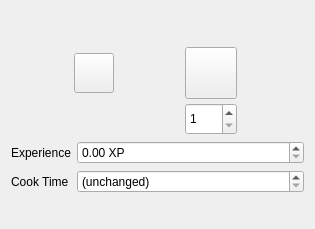
<?xml version="1.0" encoding="UTF-8"?>
<ui version="4.0">
 <class>SmeltingWidget</class>
 <widget class="QWidget" name="SmeltingWidget">
  <property name="geometry">
   <rect>
    <x>0</x>
    <y>0</y>
    <width>315</width>
    <height>229</height>
   </rect>
  </property>
  <property name="windowTitle">
   <string>Smelting</string>
  </property>
  <layout class="QVBoxLayout" name="verticalLayout_2">
   <item>
    <layout class="QHBoxLayout" name="horizontalLayout_2">
     <item>
      <widget class="ItemButton" name="input_item">
       <property name="minimumSize">
        <size>
         <width>40</width>
         <height>40</height>
        </size>
       </property>
       <property name="maximumSize">
        <size>
         <width>40</width>
         <height>40</height>
        </size>
       </property>
       <property name="text">
        <string/>
       </property>
      </widget>
     </item>
     <item>
      <widget class="QWidget" name="widget" native="true">
       <property name="minimumSize">
        <size>
         <width>56</width>
         <height>124</height>
        </size>
       </property>
       <property name="maximumSize">
        <size>
         <width>56</width>
         <height>124</height>
        </size>
       </property>
       <widget class="ItemButton" name="output_item">
        <property name="geometry">
         <rect>
          <x>2</x>
          <y>36</y>
          <width>52</width>
          <height>52</height>
         </rect>
        </property>
        <property name="sizePolicy">
         <sizepolicy hsizetype="Fixed" vsizetype="Fixed">
          <horstretch>0</horstretch>
          <verstretch>0</verstretch>
         </sizepolicy>
        </property>
        <property name="minimumSize">
         <size>
          <width>52</width>
          <height>52</height>
         </size>
        </property>
        <property name="maximumSize">
         <size>
          <width>40</width>
          <height>40</height>
         </size>
        </property>
        <property name="text">
         <string/>
        </property>
       </widget>
       <widget class="QSpinBox" name="spinBox">
        <property name="geometry">
         <rect>
          <x>2</x>
          <y>92</y>
          <width>52</width>
          <height>32</height>
         </rect>
        </property>
        <property name="minimum">
         <number>1</number>
        </property>
        <property name="maximum">
         <number>64</number>
        </property>
       </widget>
      </widget>
     </item>
    </layout>
   </item>
   <item>
    <layout class="QFormLayout" name="formLayout">
     <item row="0" column="1">
      <widget class="QDoubleSpinBox" name="doubleSpinBox">
       <property name="sizePolicy">
        <sizepolicy hsizetype="MinimumExpanding" vsizetype="Fixed">
         <horstretch>0</horstretch>
         <verstretch>0</verstretch>
        </sizepolicy>
       </property>
       <property name="specialValueText">
        <string/>
       </property>
       <property name="suffix">
        <string> XP</string>
       </property>
       <property name="maximum">
        <double>100000.000000000000000</double>
       </property>
      </widget>
     </item>
     <item row="1" column="1">
      <widget class="QSpinBox" name="spinBox_3">
       <property name="sizePolicy">
        <sizepolicy hsizetype="MinimumExpanding" vsizetype="Fixed">
         <horstretch>0</horstretch>
         <verstretch>0</verstretch>
        </sizepolicy>
       </property>
       <property name="specialValueText">
        <string>(unchanged)</string>
       </property>
       <property name="suffix">
        <string> ticks</string>
       </property>
       <property name="minimum">
        <number>-1</number>
       </property>
       <property name="maximum">
        <number>2147483647</number>
       </property>
       <property name="value">
        <number>-1</number>
       </property>
      </widget>
     </item>
     <item row="0" column="0">
      <widget class="QLabel" name="label">
       <property name="text">
        <string>Experience</string>
       </property>
      </widget>
     </item>
     <item row="1" column="0">
      <widget class="QLabel" name="label_2">
       <property name="text">
        <string>Cook Time</string>
       </property>
      </widget>
     </item>
    </layout>
   </item>
  </layout>
 </widget>
 <customwidgets>
  <customwidget>
   <class>ItemButton</class>
   <extends>QPushButton</extends>
   <header>src/ui/itembtn.h</header>
  </customwidget>
 </customwidgets>
 <resources/>
 <connections/>
</ui>
